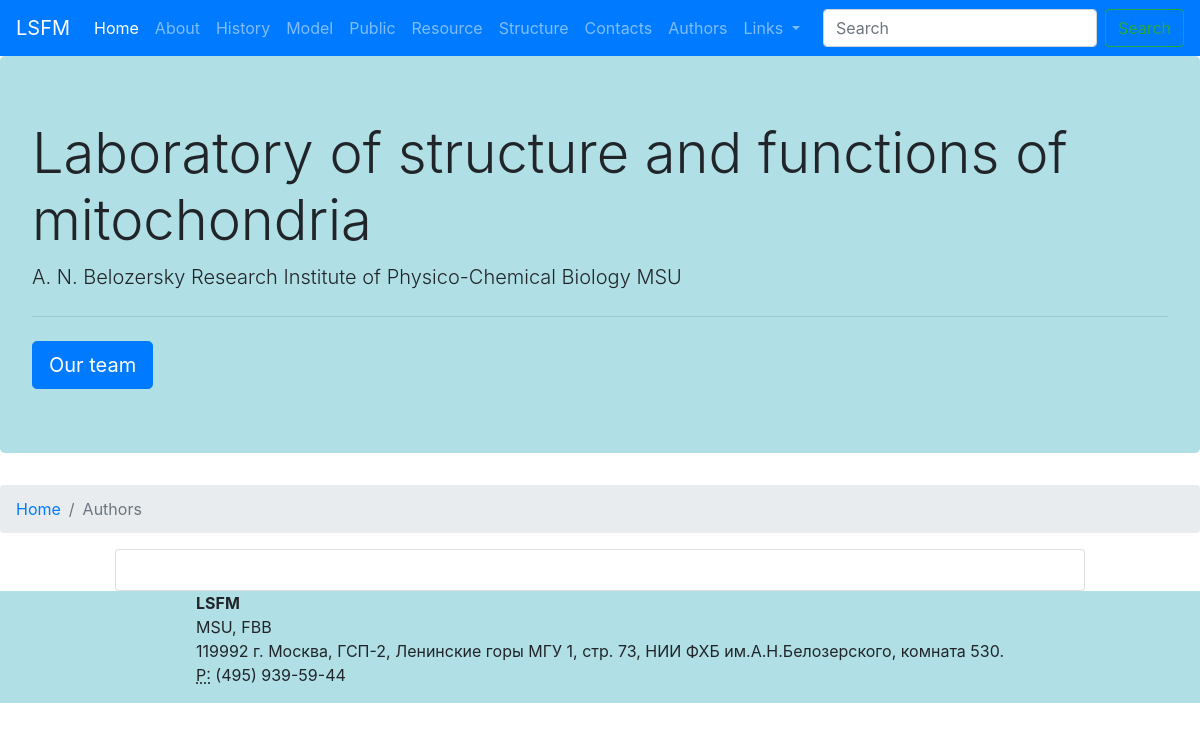
The app's page /structure/authors/, older data.
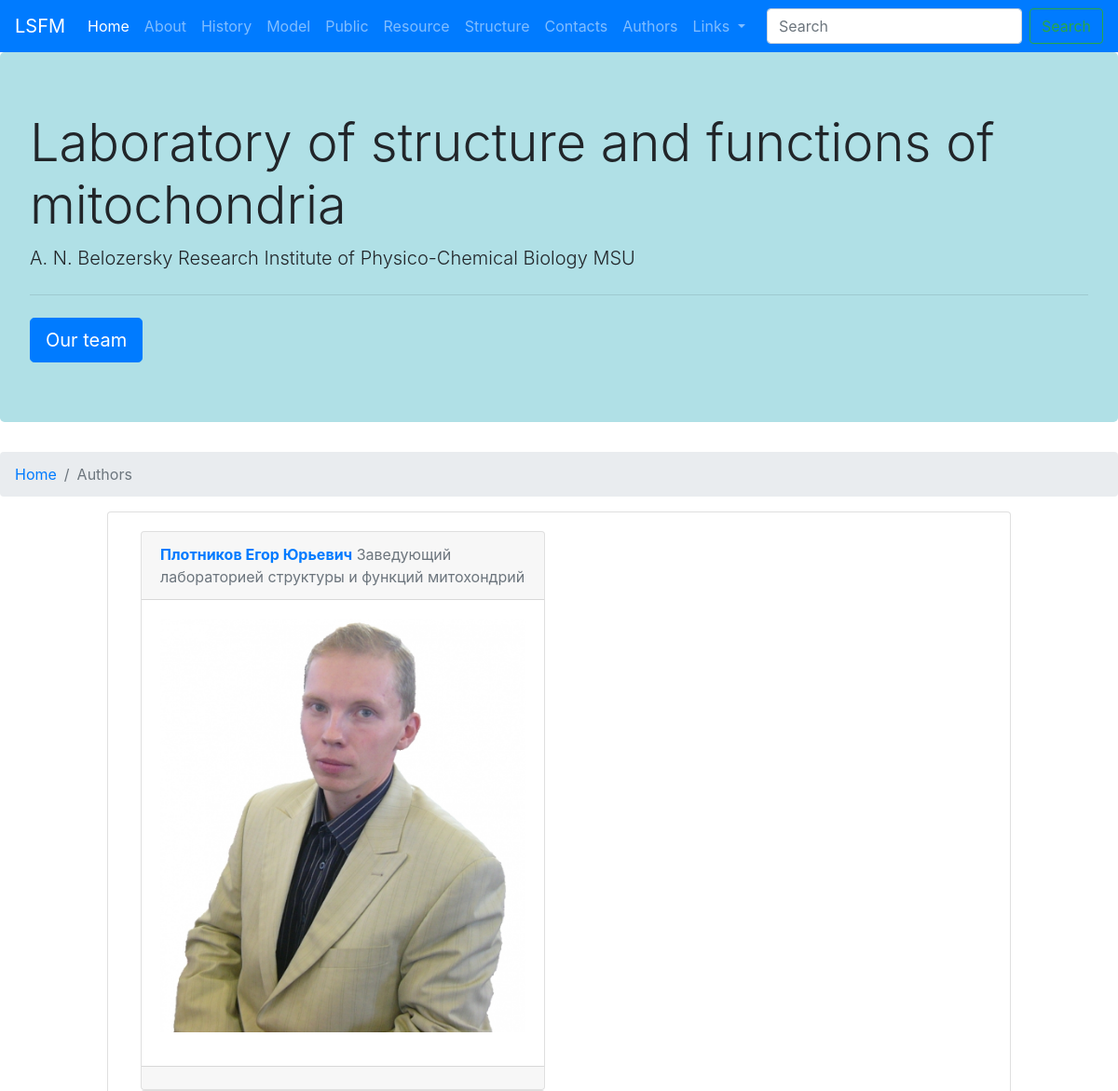
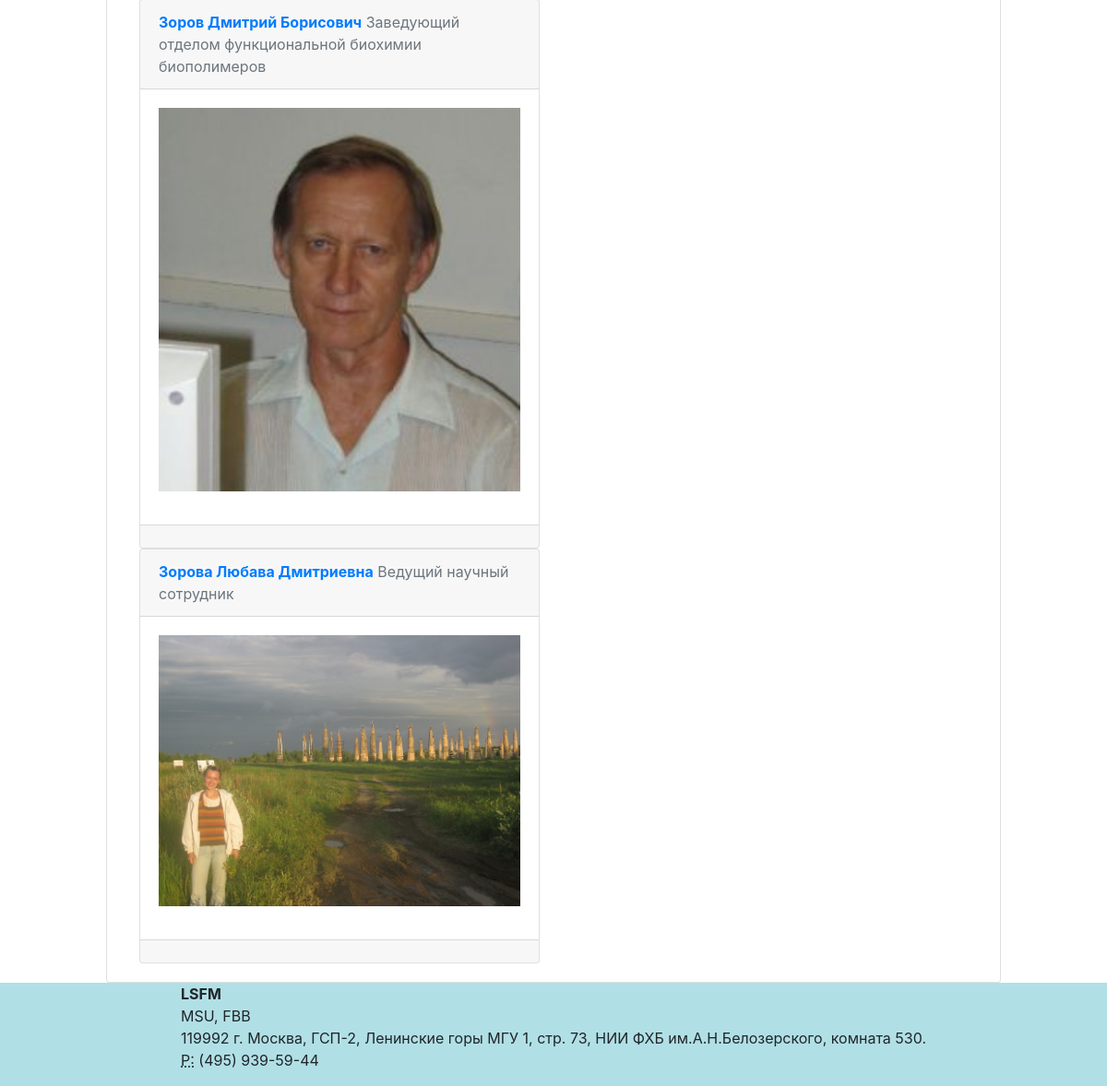
The same page, newer data (2 pictures, top to bottom).
### posts/models.py (models this page shows, shortened)
class Author(models.Model):
    name = models.CharField("ФИО", max_length=256)
    image = models.ImageField("Изображение", upload_to="authors/")
    position = models.CharField("Должность", max_length=256)
    description = models.CharField("Описание", max_length=512, blank=True)
    slug = models.SlugField("Аббривеатура", max_length=20, unique=True)
    istina_author_ref = models.CharField("Ссылка на сотрудника", max_length=160, unique=True)
    class Meta:
        verbose_name = "Автор"
        verbose_name_plural = "Авторы"

### posts/views.py (the view)
# urls.py: path('structure/authors/', views.AuthorsListView.as_view(), name = 'authors_list'),
class AuthorsListView(ListView):
    model = Author
    template_name = 'authors.html'
    context_object_name = 'authors_list'

### templates/authors.html (shortened to what this page needs)
{% extends 'base.html' %}
{% block breadcrumb %}
<li class="breadcrumb-item"><a href="{% url 'home' %}">Home</a></li>
<li class="breadcrumb-item active" aria-current="page">Authors</li>
{% endblock breadcrumb %}
{% block content %}
    {% for author in authors_list %}
    <div class="container-fluid">
        <div class="row">
            <div class="col-sm-6">
                <div class="card">
                    <div class="card-header">
                        <span class="font-weight-bold"><a href="{% url 'author_detail' author.slug %}">{{author.name}}</a></span>
                        <span class="text-muted">{{author.position}}</span>
                    </div>
                    <div class="card-body">
                        <p>
                            <img src="{{ author.image.url }}" class="img-fluid" alt="" width="400" height="400">
                        </p>
                    </div>
                    <div class="card-footer">
                    </div>
                </div>
            </div>
            <div class="col-sm-6">
            </div>
        </div>
    </div>
    {% endfor %}
{% endblock content %}

### templates/base.html (shortened to what this page needs)
{% load static %}
<!doctype html>
    <link rel="stylesheet" href="https://stackpath.bootstrapcdn.com/bootstrap/4.5.2/css/bootstrap.min.css">
    <head>
        <nav class="navbar navbar-expand-lg navbar-dark bg-primary">
          <a class="navbar-brand" href="{% url 'home' %}">LSFM</a>
          <div class="collapse navbar-collapse" id="navbarSupportedContent">
            <ul class="navbar-nav mr-auto">
              <li class="nav-item active">
                <a class="nav-link" href="{% url 'home' %}">Home <span class="sr-only">(current)</span></a>
              </li>
              <li class="nav-item">
                <a class="nav-link" href="{% url 'about' %}">About</a>
              </li>
              <li class="nav-item">
                <a class="nav-link" href="{% url 'history' %}">History</a>
              </li>
              <li class="nav-item">
                <a class="nav-link" href="{% url 'model' %}">Model</a>
              </li>
              <li class="nav-item">
                <a class="nav-link" href="{% url 'public' %}">Public</a>
              </li>
              <li class="nav-item">
                <a class="nav-link" href="{% url 'resource' %}">Resource</a>
              </li>
              <li class="nav-item">
                <a class="nav-link" href="{% url 'structure' %}">Structure</a>
              </li>
              <li class="nav-item">
                <a class="nav-link" href="{% url 'contacts' %}">Contacts</a>
              </li>
              <li class="nav-item">
                <a class="nav-link" href="{% url 'authors_list' %}">Authors</a>
              </li>
              <li class="nav-item dropdown">
                <a class="nav-link dropdown-toggle" href="#" id="navbarDropdown" role="button" data-toggle="dropdown" aria-haspopup="true" aria-expanded="false">
                  Links
                </a>
              </li>
            </ul>
            <form class="form-inline my-2 my-lg-0">
              <input class="form-control mr-sm-2" type="search" placeholder="Search" aria-label="Search">
              <button class="btn btn-outline-success my-2 my-sm-0" type="submit">Search</button>
            </form>
          </div>
        </nav>
        <div class="jumbotron" style="background-color: #B0E0E6;">
          <h1 class="display-4">Laboratory of structure and functions of mitochondria</h1>
          <p class="lead">A. N. Belozersky Research Institute of Physico-Chemical Biology MSU</p>
          <hr class="my-4">
          <a class="btn btn-primary btn-lg" href="{% url 'authors_list' %}" role="button">Our team</a>
        </div>
        <nav aria-label="breadcrumb">
          <ol class="breadcrumb">
            {% block breadcrumb %}
            {% endblock breadcrumb %}
          </ol>
        </nav>
    </head>
    <body>
        <div class="container-fluid">
            <div class="row">
                <div class="col-sm-1">
                </div>
                <div class="col-sm">
                    <div class="card">
                        <div class="card-body">
                            {% block content %}
                            {% endblock content %}
                        </div>
                    </div>
                </div>
                <div class="col-12 col-sm-1">
                </div>
        </div>
    </body>
    <footer>
        <div class="row justify-content-center" style="background-color: #B0E0E6;">
          <div class="col-12-xs-5">
            <address>
              <strong>LSFM</strong><br />
              MSU, FBB<br />
              119992 г. Москва, ГСП-2, Ленинские горы МГУ 1, стр. 73, НИИ ФХБ им.А.Н.Белозерского, комната 530. <br />
              <abbr title="Phone">P:</abbr> (495) 939-59-44
            </address>
          </div>
        </div>
    </footer>

Row changes from the older to the newer data that the page shows:
added Author: name "Плотников Егор Юрьевич", position "Заведующий лабораторией структуры и функций митохондрий", image (picture)
added Author: name "Зоров Дмитрий Борисович", position "Заведующий отделом функциональной биохимии биополимеров", image (picture)
added Author: name "Зорова Любава Дмитриевна", position "Ведущий научный сотрудник", image (picture)
